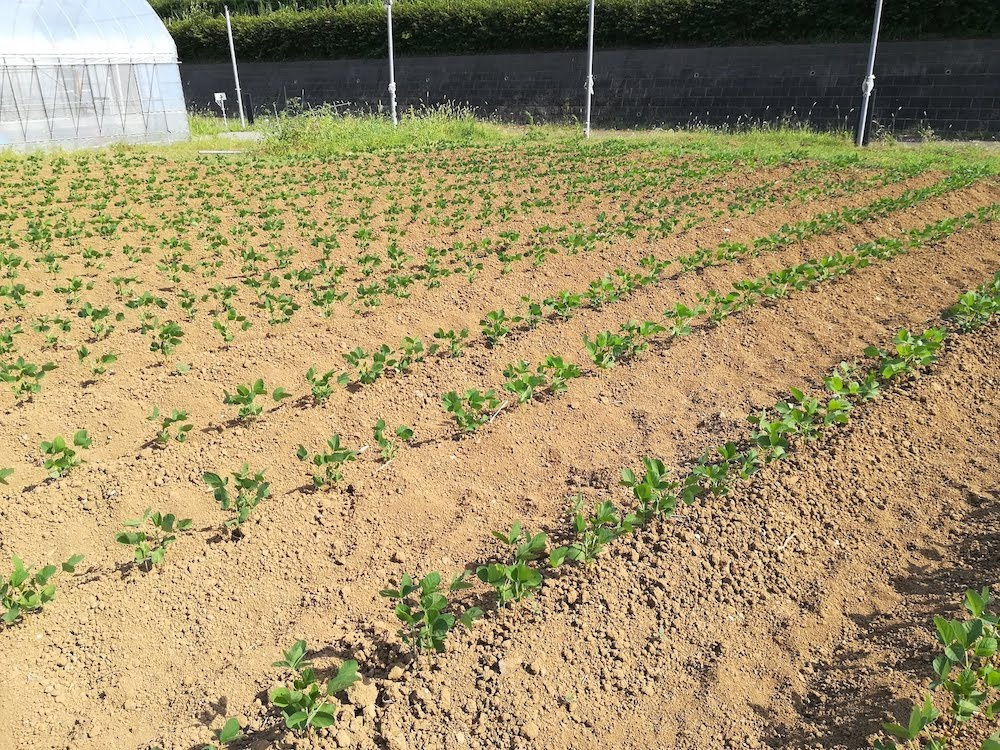
#> input picture source/handson/data/field.jpg, 1000 x 750 px
$ jupyter execute leaf_area_index.ipynb   (shell and % lines are left out)
#> lines starting #> are read from the running program, lines starting #| are printed output that depends on the picture; after the words box and inside, x2 and y2 are one past the last pixel; in counts of white or black regions, pixels touching at a corner belong together; long printed decimals are rounded
# OpenCVを利用した葉面積の推定

Pythonで画像を扱う際に、OpenCVというライブラリがよく利用されます。
今回はこのOpenCVを用いて、作物成長段階の指標となる葉面積を推定します。

まずはOpenCVモジュールを読み込みます。
以下のチャンクを実行すると、今動いているPythonの環境にOpenCVの機能が追加されます。

[cell 1]
import cv2

作業しているパソコンにOpenCVがインストールされていない場合は、エラーが出ますので、以下のコマンドでインストールして、再度実行してください。

うまくインストールされれば、以下のコマンドでバージョンが表示されます。

[cell 2]
cv2.__version__

## OpenCVでの画像の表示

まずは画像ファイルをJupyter Notebookに読み込んで表示してみましょう。

画像は、`.ipynb`ファイルと同じフォルダに`data`という名前のフォルダを作成し、その中に保存してください。以下では、[www.pxfuel.com](https://www.pxfuel.com/en/free-photo-qhhuu)から取得した画像を利用しています。

[cell 3]
# ファイルへのパスをimage_path変数に代入する。
image_path = 'data/field.jpg'

# 画層をOpenCVのimage形式で読み込む
img = cv2.imread(image_path)
#> img is the input picture: shape (750, 1000, 3); mean B, G, R 104.7, 145.1, 160.9

次のチャンクを実行すると、**image**という名前の別ウィンドウが立ち上がり、画像が表示されます。(Jupyter labをWSL2上やGoogle Colaboratoryで動かしている場合、下のコードは機能しないかもしれません。参考:[Can't use X-Server in WSL 2](https://github.com/microsoft/WSL/issues/4106))

表示されたウィンドウは、キーボードのいづれかのキーを押して閉じてください。

[cell 4]
# OpenCV のimshow関数で、画像を表示する
# 作業環境によっては動かない
# 動かない場合は飛ばしてよい
cv2.imshow('image',img)
cv2.waitKey(0)
cv2.destroyAllWindows()

うまく実行されれば別ウィンドウで次の画像が表示されます。

表示されたウィンドウを閉じてもセルの番号が`[*]`と表示されたままの場合は、Jupyter NotebookメニューのKernel -> Restart Kernelで、カーネルを再起動してください。

画像の表示はこの方法でもいいですが、**matplotlib**というライブラリを利用して、Jupyter Notebook内にインラインで表示させる下記の方法がよく用いられます。

まずはmatplotlibをインポートします。(必要であればmatplotlibを`!pip install matplotlib` からインストールしてください。)

[cell 5]
import matplotlib.pyplot as plt

ここでは、`matplotlib`ライブラリ内の`pyploy`というサブモジュールを`plt`という別名でインポートしました。このように別名を使ってインポートすることにより、たとえば`matplotlib.pyplot.imshow()`と書く代わりに、`plt.imshow()`と書くことができるようになります。

import文はプログラムの一番最初にまとめて記述することが慣例ですが、ここでは必要になる箇所で適宜宣言することにします。

では、`matplotlib`の`matshow`関数を使って画像を表示しましょう。

[cell 6]
plt.matshow(img)

色が変ですね。

これは、OpenCVとmatplotlibでのデフォルトのRGBチャンネルの順序が異なるため、赤と青が入れ替わってしまっているからです。
OpenCVはBGRの順、matplotlibはRGBの順でカラーを取り扱います。
正しく読み込むには以下のように読み込みます。

[cell 7]
# 画層をRGBの順で読み込む
img_bgr = cv2.imread(image_path)

# cvtColor() 関数でBGRからRGBへ変換する
img_rgb = cv2.cvtColor(img_bgr, cv2.COLOR_BGR2RGB)
# matplotlibで表示
plt.matshow(img_rgb)

`.jpg`ファイルとして保存された写真をPythonで表示することができました。

## 画像データとはなにか
写真や衛星画像のようなデータはラスタデータと呼ばれ、一定の間隔で格子状に区切られた各グリッドに値をもったデータ形式です。それぞれのグリッドのことをピクセルと呼ぶので、ピクセルデータと呼ぶこともあります。上で画像をプロットした際に、X軸とY軸に数値が振られていますが、この数値が画像のピクセルを表しています。通常左上を起点とした座標で表されます。
ラスタデータと対になるデータはベクタデータです。分野によっては、ベクタデータは、ベクトル、ポリゴンなどとも呼ばれます。

詳しくはESRIのサイトに解説があるので、参考にしてください。

- [ベクターデータとは: www.esrij.com](https://www.esrij.com/gis-guide/gis-datamodel/vector-data/)
- [ラスターデータとは: wwww.esrij.com](https://www.esrij.com/gis-guide/gis-datamodel/raster-data/)

今回読み込んだ画像はラスタデータです。ここではPythonの中でどのように保存されているかを見ていきます。

まずは`cv2.imread()`で読み込んだ`img_bgr`を`print()`関数を用いて表示させてみます。

[cell 8]
print(img_bgr)
#> (printed output is left out)

`print()`関数によって、画像の中のデータが表示されました。画像データは、整数の値が入ったリストが入れ子になった構造をしていることがわかります。

`type()`関数で、データ型を確認します。

[cell 9]
type(img_bgr)

`img_bgr`の実態は、`numpy.ndarray`クラスのデータであることが分かりました。
`numpy.ndarray`クラスは、`shape`プロパティを持つので、これを確認してみます。

[cell 10]
img_bgr.shape
#> Out = (750, 1000, 3)

実は、OpenCVで読みこんんだデータは、各ピクセルにおける輝度が`[青、緑、赤]`の順で保存され、その各ピクセルの値は、画像の左上から右上、さらに上から下の順で3重の入れ子構造で保存されています。そのため、`shape`を確認することで、読み込んだ画像は高さ853ピクセル、幅1280ピクセルのサイズで、3チャンネルの画像であったことがわかりました。

今回の画像の例では、`print()`関数で一行目に表示された`[ 71 205 152]`の値は、左上のピクセルの青色の値が`71`、緑色が`205`、赤色が`152`の値を持っています。値が大きいほど、ディスプレイ上でその色が明るく光るので、このピクセルは緑>赤>青の順の強さで光って、黄緑色であることが推測できます。

`cv2.cvtColor()`関数で変換された`img_rgb`のデータと比べてみましょう。

[cell 11]
print(img_rgb)
#> (printed output is left out)

`cv2.cvtColor()`によって、赤色の値と青色の値が入れ替えられたことが確認できます。

また、`numpy.array`は以下のようにすることで、データの一部を取り出すことができます。

```Python
array[1軸目の範囲, 2軸目の範囲, 3軸目の範囲, ...]
```

今回の画像データは縦、横、色チャンネルの3次元データです。左上の縦100x横200ピクセルに対応する`img_rgb`は次のように取り出すことができます。

[cell 12]
img_rgb[0:100, 0:200, :]  # 3軸目の範囲":" は"すべての範囲"を意味する

この部分だけをプロットしてみましょう。

[cell 13]
plt.imshow(img_rgb[0:100, 0:200, :])

画像の左上あたりが切り取られていることが確認できました。

## チャンネルの分解
OpenCVにある`split()`関数を用いると、上記の画像形式の`numpy.ndarray`をチャンネルごとに分割することができます。

[cell 14]
r, g, b = cv2.split(img_rgb)

`cv2.spolit()`関数は結果を長さ3のタプルで返します。返り値がタプルの場合、代入記号`=`の左側にタプルの要素と同じ数の変数を置くことによって、タプルの各要素をそれぞれの変数に代入することができます。これをアンパックといいます。参考:[Pythonの関数で複数の戻り値を返す方法](https://note.nkmk.me/python-function-return-multiple-values/)

`cv2.spolit(img_rgb)`は、一つ目の返り値に赤チャンネル、二つ目に緑チャンネル、三つ目に青チャンネルを返すので、それぞれのチャンネルの値を`r`、`g`、`b`に代入しました。

各チャンネルの`type`、`shape`を確認しましょう。

[cell 15]
type(r)

[cell 16]
r.shape
#> Out = (750, 1000)

[cell 17]
print(r)
#> (printed output is left out)

元の`img_rgb`は3次元の`numpy.ndarray`でしたが、各チャンネルは画像の縦と横の2次元の`numpy.ndarray`形式になったことが確認できました。

`matplotlib.pyplot`を用いて、チャンネルごとに画像としてプロットしてみましょう。

[cell 18]
plt.matshow(r, cmap='Reds')  # 赤色の画像で表示する
plt.colorbar()               # 画像の右側にスケールバーを表示する
plt.show()
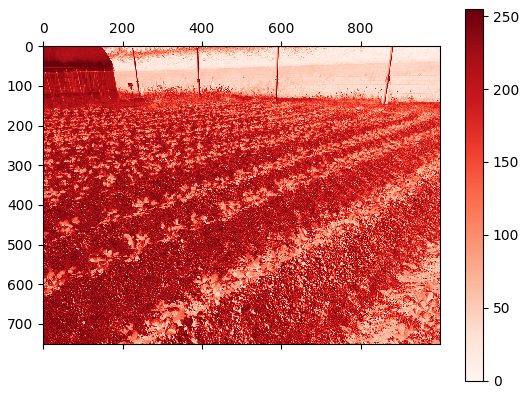
#> figure drawn by matplotlib, 2 panels

元の画像と各チャンネルの画像を並べてプロットするには以下のように行います。

[cell 19]
channels = [img_rgb, r, g, b]
colors = (None, 'Reds','Greens','Blues')
titles = ('Original', 'Red channel', 'Green channel', 'Blue channel')

fig, axs = plt.subplots(1, 4, figsize=(12,3))  # figとaxを作成

# axs[0].set_title('Original')
# axs[1].set_title('Red channel')
# axs[2].set_title('Grenn channel')
# axs[3].set_title('Blue channel')

# axs[0].matshow(img_rgb)
# axs[1].matshow(r, cmap='Reds')
# axs[2].matshow(g, cmap='Greens')
# axs[3].matshow(b, cmap='Blues')

# axs[0].xaxis.tick_bottom()
# axs[1].xaxis.tick_bottom()
# axs[2].xaxis.tick_bottom()
# axs[3].xaxis.tick_bottom()

# forループで各画像を描写する
for idx, (title, channel, color) in enumerate(zip(titles, channels, colors)):
    axs[idx].set_title(title)
    ax = axs[idx].matshow(channel, cmap=color)
    axs[idx].xaxis.tick_bottom()
    if color:
        fig.colorbar(ax, ax=axs[idx], fraction=0.04)
#> this loop made 4 passes
#> (title, color) on passes 1 to 4: ('Original', None), ('Red channel', 'Reds'), ('Green channel', 'Greens'), ('Blue channel', 'Blues')

# プロット(axs)間のスペースを調整する
plt.tight_layout()

plt.show()

## HSVへの変換
色を表現する方法は、赤・緑・青の各バンドの強さを示すほかに、色相(**H**ue)・彩度(**S**aturation)・明度(**V**alue)の3つの値で示す方法があります。これをRGB形式に対して、HSV形式といいます。

画像解析を行う際に、RGBからHSVに変換することがよく行われます。RGBはディスプレイ上で色を表現するには都合がよいですが、各ピクセルが「赤っぽい」のかや、「鮮やかな色」なのかといったことがわかりにくい表現形式になっています。今回のように、画像から「緑色」のピクセルを探す場合、RGBの形式で単純にGの値が大きいところを選択すると、白っぽいところ、つまりRもGもBも大きな値のピクセルも選択されてしまいます。逆に緑っぽいピクセルでも陰になっているとGの値が小さくなるので選択することができません。

HSVに変換することで、色相による選択を容易にすることができるようになります。

RGB形式のデータをHSV形式のデータに変換するには、`cv2.cvtColor()`関数を利用します。

[cell 20]
img_hsv = cv2.cvtColor(img_bgr, cv2.COLOR_BGR2HSV)
#> img_hsv: shape (750, 1000, 3); mean H, S, V 31.8, 98.2, 164.7
img_hsv.shape
#> Out = (750, 1000, 3)

`img_hsv`も同様に`h`と`s`と`v`に分割することができます。

[cell 21]
h, s, v = cv2.split(img_hsv)
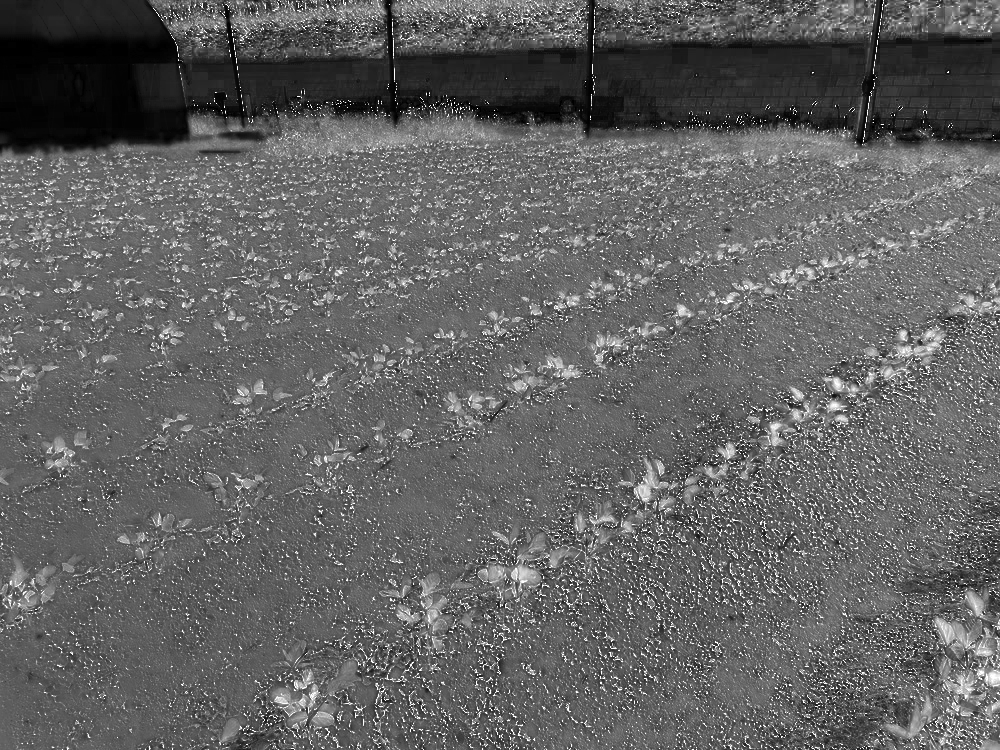
#> s: shape (750, 1000); min 0, max 255, mean 98.2
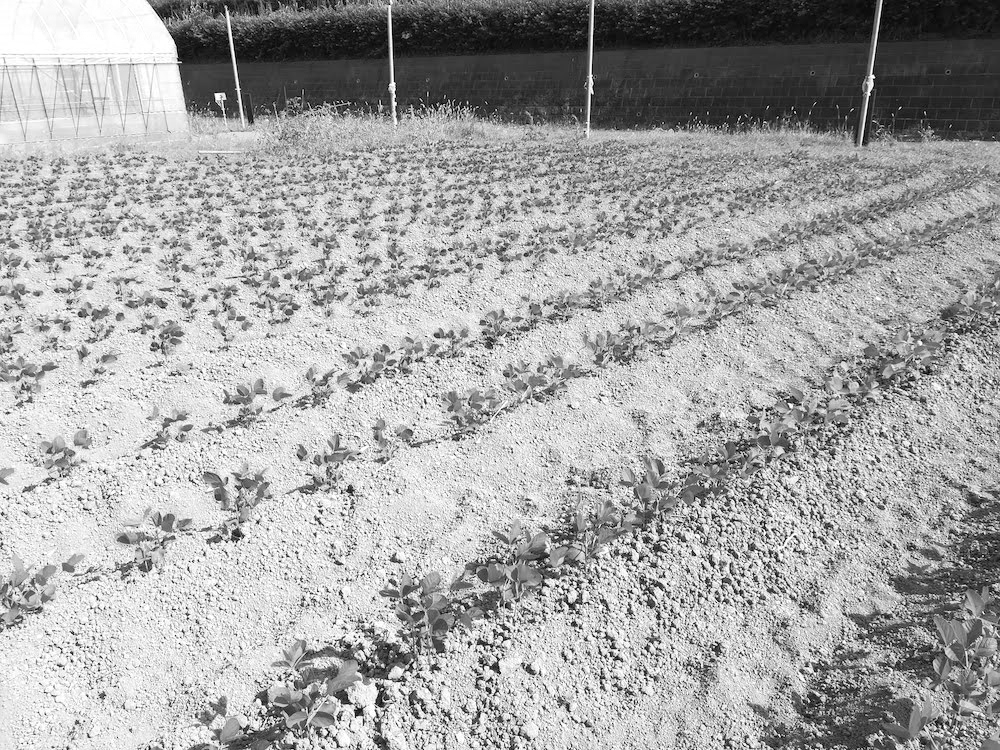
#> v: shape (750, 1000); min 0, max 255, mean 164.7

作成したHSVデータをプロットしてみましょう。

[cell 22]
channels = [img_rgb, h, s, v]
colors = (None, 'hsv','Greys','Greys')
titles = ('Original', 'Hue', 'Saturation', 'Value')

fig, axs = plt.subplots(1, 4, figsize=(12,3))  # figとaxを作成

# axs[0].set_title('Original')
# axs[1].set_title('Hue')
# axs[2].set_title('Saturation')
# axs[3].set_title('Value')

# axs[0].matshow(img_rgb)
# axs[1].matshow(h, cmap='hsv')
# axs[2].matshow(s, cmap='Greys')
# axs[3].matshow(v, cmap='Greys')

# axs[0].xaxis.tick_bottom()
# axs[1].xaxis.tick_bottom()
# axs[2].xaxis.tick_bottom()
# axs[3].xaxis.tick_bottom()

# forループで各画像を描写する
for idx, (title, channel, color) in enumerate(zip(titles, channels, colors)):
    axs[idx].set_title(title)
    ax = axs[idx].matshow(channel, cmap=color)
    axs[idx].xaxis.tick_bottom()
    if color:
        fig.colorbar(ax, ax=axs[idx], fraction=0.04)
#> this loop made 4 passes

plt.tight_layout()
plt.show()

## 閾値による分類
画像をHSVへ変換することができたので、色相(Hue)の値が特定の範囲にあるピクセルを抽出することで、葉っぱが写っている面積を算出します。

今回はhの値が40から60の値を抽出してみましょう。

[cell 23]
h_min = 40
h_max = 60
img_bin = (h_min < h) & (h < h_max) * 1
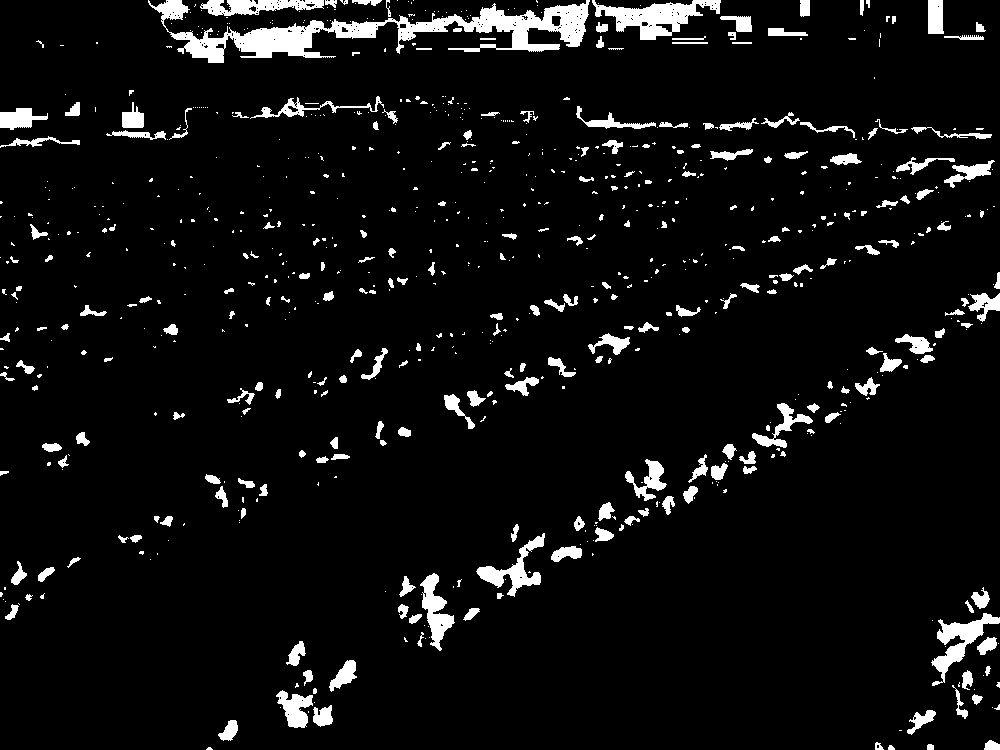
#> img_bin: shape (750, 1000) int64; values 0 (black) and 1 (white), 5.9% white; 785 white regions (529 under 20 px), largest, box (x1, y1, x2, y2) and area: (148, 0, 590, 63) 8647, (592, 0, 721, 40) 2329, (931, 613, 1000, 686) 1505
plt.matshow(img_bin, cmap='binary_r')
plt.colorbar(ticks=[0, 1])
plt.show()

元の画像で緑色のピクセルを抽出することができています。作成した`img_bin`が`1`の値の個所が抽出されたピクセルで、上の画像では**白く**表示されています。

抽出されたピクセルを、画像のすべてのピクセル数で割ることで、画像に占めるダイズの葉の割合を計算することができます。

[cell 24]
print(f'Mask ratio is {img_bin.sum()/img_bin.size}')
#| Mask ratio is 0.05945

実測した葉面積とこの画像に対するダイズの葉の割合との校正曲線を作成することで、定点観測により撮影した画像から葉面積を推定することができます。

## おまけ
HSVへの画像変換を行わない場合、画像の抽出がどのようになるか確認してみましょう。

[cell 25]
g_min = 150
g_max = 250
img_rgb_bin = (g_min < g) & (g < g_max) *1
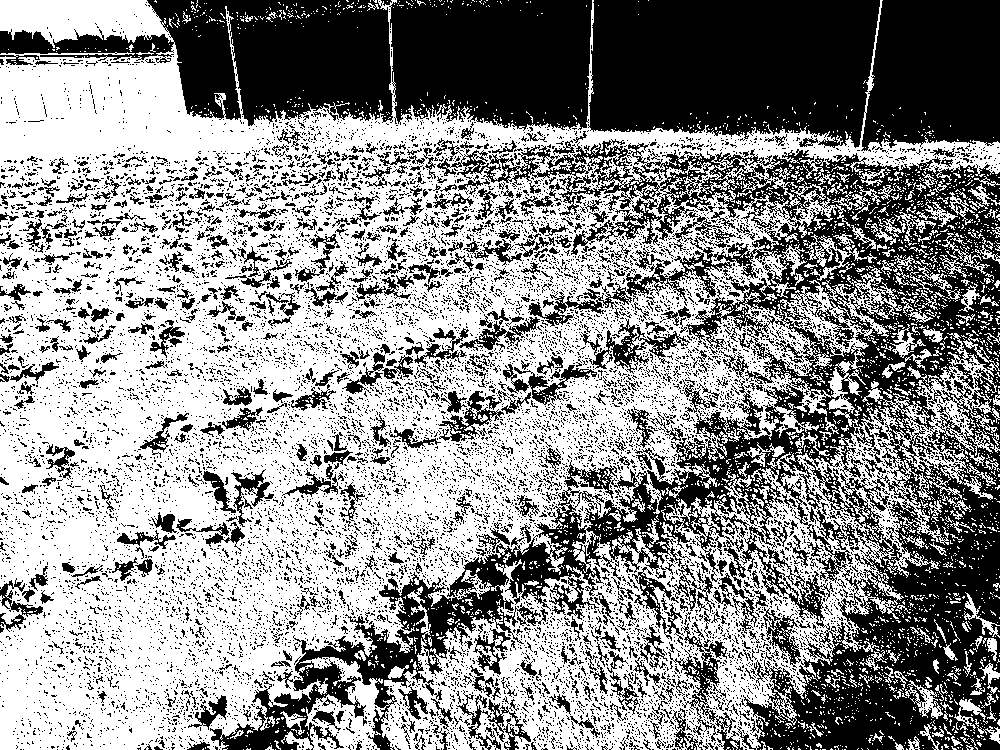
#> img_rgb_bin: shape (750, 1000) int64; values 0 (black) and 1 (white), 56% white; 12360 black regions (11644 under 20 px), largest, box (x1, y1, x2, y2) and area: (210, 139, 1000, 750) 129689, (588, 0, 1000, 152) 55113, (0, 0, 393, 126) 27182
# plt.imshow(img_bin, cmap='binary_r')
plt.matshow(img_rgb_bin, cmap='binary_r')
plt.colorbar(ticks=[0, 1])
plt.show()
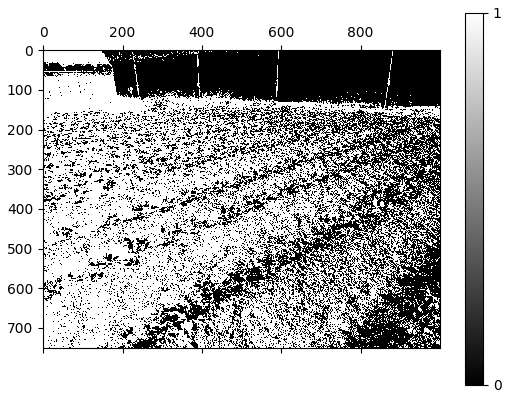
#> figure drawn by matplotlib, 2 panels

`g_min`の値を様々に変えてみても、HSV画像で抽出した方が少ないノイズで抽出できています。

また以下のグラフで、HSVで抽出されたピクセルはRGBの値でどのように表現されているものかを確認することができます。

Gの値のみで抽出することが難しいことがわかりますね。

[cell 26]
import numpy as np
import random
def plot_3d(img, sampling=1000, mask=None, **kwargs):
#> called with sampling = 1000
    xlab, ylab, zlab = 'R', 'G', 'B'
    y,x,z = img.shape
#> y = 750; x = 1000; z = 3
    img_flat = np.reshape(img, (x*y,z))
    if mask is not None:
        mask_flat = np.reshape(mask, (x*y)).astype('bool')
        img_flat = img_flat[mask_flat, :]

    if sampling != 0:
        # random sample
        img_flat = img_flat[np.random.choice(len(img_flat), sampling, replace=False)]
#> img_flat = 1000 rows, first 8: [170, 206, 108], [18, 23, 17], [65, 97, 48], [92, 127, 37], [143, 169, 96], [140, 184, 71], [100, 132, 65], [129, 157, 82]
    colors = img_flat / 255
#> colors = 1000 rows, first 8: [0.667, 0.808, 0.424], [0.0706, 0.0902, 0.0667], [0.255, 0.38, 0.188], [0.361, 0.498, 0.145], [0.561, 0.663, 0.376], [0.549, 0.722, 0.278], [0.392, 0.518, 0.255], [0.506, 0.616, 0.322]
    fig = plt.figure(**kwargs)
    ax = fig.add_subplot(111, projection='3d')
    ax.scatter(xs=img_flat[:,0],
               ys=img_flat[:,1],
               zs=img_flat[:,2],
               s=10,
               c=colors,
               lw=0)
    ax.set_xlabel(xlab)
    ax.set_ylabel(ylab)
    ax.set_zlabel(zlab)
    plt.show()
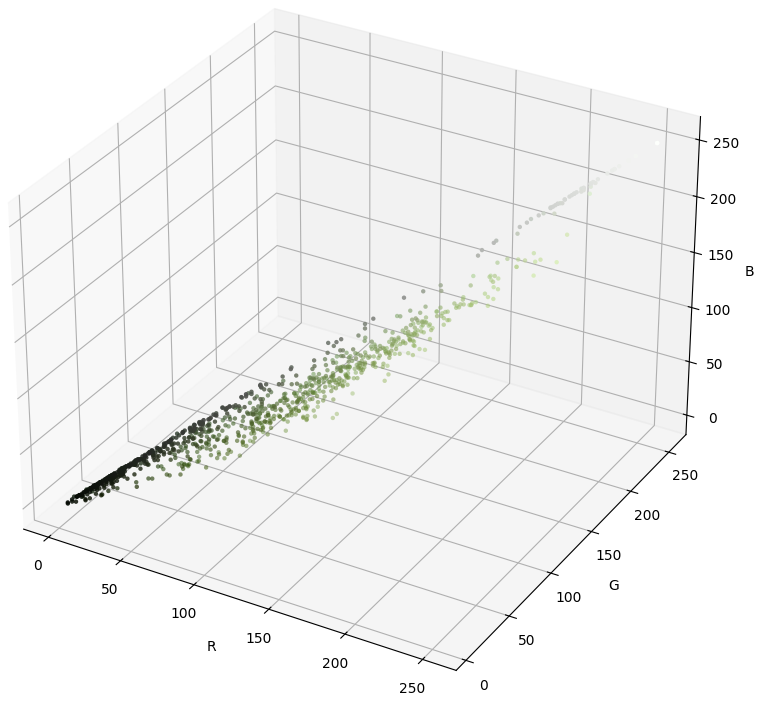
#> figure drawn by matplotlib, 1 panel

# matplotlibのインタラクティブプロットを有効化
# うまく行かない場合はコメントアウトしてください。

plot_3d(img = img_rgb,
        mask=img_bin,
        sampling=1000,
        figsize=(10,10))
